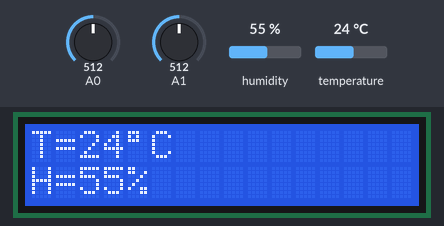
Recording of a sketch running on a simulated Arduino Uno, built with avr-gcc and run on an emulated ATmega328P. Parts: 16×2 character LCD. The inputs (shaded band) are chosen by the test bench; at power-on: humidity 55 %, A0 = 512, temperature 24 °C, A1 = 512. The modem accepts every AT command (registered, SIM ready, sends succeed) and sends nothing else; what the sketch prints to the serial monitor is not drawn.

Above: at 4.8 s.
4.9 s: humidity set to 22 %
At 21.5 s:
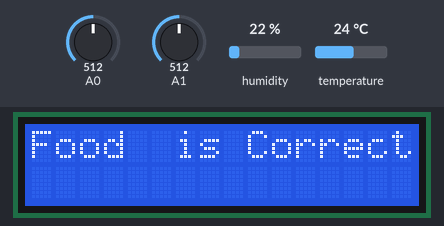
23.2 s: A0 set to 716
At 36.9 s:
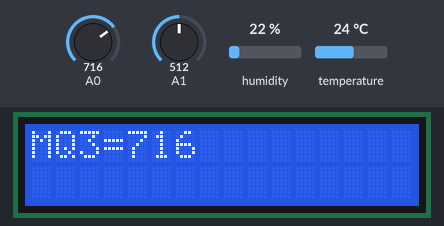
37.2 s: temperature set to 12 °C
At 48.1 s:
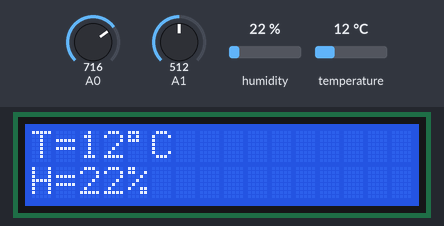
51.2 s: humidity set to 40 %
At 62.8 s:
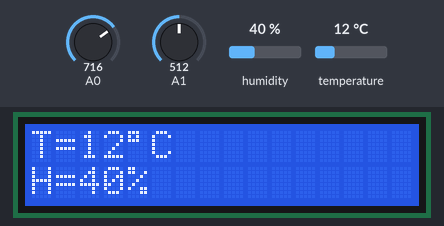
65.2 s: temperature set to 19 °C
At 77.7 s:
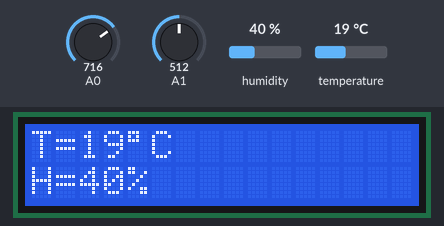
Timing chart, 0 to 79.2 s (numbered marks = the images above; inputs shaded):
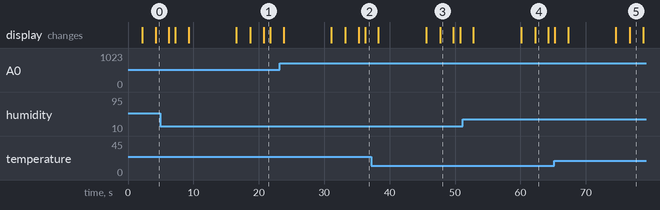

The sketch:

sketch_may12a.ino
```cpp
//arduino
#include <SoftwareSerial.h>
#include <ArduinoJson.h>
#include <LiquidCrystal_PCF8574.h>
#include <Wire.h>
SoftwareSerial s(5,6);
SoftwareSerial SIM900(9,10);
#include "DHT.h"
#define DHTPIN 8
#define DHTTYPE DHT11
DHT dht(DHTPIN, DHTTYPE);
LiquidCrystal_PCF8574 lcd(0x27);
int th=38;
int th1=300;

void setup() {
    int error;
  s.begin(115200);
  pinMode(A0,INPUT);
  pinMode(A1,INPUT);
  dht.begin();
  Serial.begin(9600);
  SIM900.begin(19200);

  delay(2000);
  Serial.print("SIM900 ready...");

  // AT command to set SIM900 to SMS mode
  SIM900.print("AT+CMGF=1\r");
  delay(100);

Wire.begin();
  Wire.beginTransmission(0x27);
  error = Wire.endTransmission();
  Serial.print("Error: ");
  Serial.print(error);
  if (error == 0)
  {
    Serial.println(": LCD found.");
  }
  else
  {
    Serial.println(": LCD not found.");
  }
  lcd.begin(16, 2);
  lcd.setBacklight(255);

}

StaticJsonBuffer<1000> jsonBuffer;
JsonObject& root = jsonBuffer.createObject();

void loop() {
  delay(2000);
  float h = dht.readHumidity();
  Serial.println(h);

  // Read temperature as Celsius (the default)
  float t = dht.readTemperature();
  Serial.println(t);


  if (isnan(h) || isnan(t)) {
    Serial.println("nodata");
    lcd.println("Failed to read from DHT sensor!");
   return;
}
  // If the DHT-11 is not connected to correct pin or if it doesnt work no data will be sent
  root["temp"] = t;
  root["hum"] = h;
//  root["hi"] = hic;
  root["gasv"]= analogRead(A0);
  root["ldr"]= analogRead(A1);

  if(s.available()>0)
  {
    Serial.println("available esp8266");
    root.printTo(s);
  }
  dht_print();
  mq3_print();
  sendSms();

}


void dht_print()
{
  lcd.home();
  lcd.clear();
  lcd.print("T=");
  lcd.print(root["temp"]);
  lcd.print((char)223);
  lcd.print("C");
  lcd.setCursor(0, 1);
  lcd.print("H=");
  lcd.print(root["hum"]);
  lcd.print("%");
  delay(2000) ;
   if (root["hum"]>=th)
    {
      lcd.home();
      lcd.clear();
      lcd.setCursor(0,0);
      lcd.println ("Food  is Spoiled");
    }
    else
    {
      lcd.home();
      lcd.clear();
      lcd.setCursor(0,0);
      lcd.println ("Food  is Correct");
    }
    delay(1000);
}

void mq3_print()
{
   lcd.home();lcd.clear();
   lcd.setCursor(0,0);
   lcd.print("MQ3=");
   lcd.print(root["gasv"]);
    delay(2000);
    if(root["gasv"]>th1)
    {
      lcd.home();
      lcd.clear();
      lcd.setCursor(0,0);
      lcd.println ("Food  is Spoiled");
    }
    else
    {
      lcd.home();
      lcd.clear();
      lcd.setCursor(0,0);
      lcd.println ("Food  is Correct");
    }
    delay(1000);
}

void ldr_print()
{
  lcd.home();
  lcd.clear();
  lcd.setCursor(0,0);
  lcd.print("LDR=");
  lcd.print(root["ldr"]);
}

void sendSms()
{
      int f=0;
      String dataMessage;
      if(root["hum"]>th)
        f=1;
      delay(10);
      // REPLACE THE X's WITH THE RECIPIENT'S MOBILE NUMBER
      // USE INTERNATIONAL FORMAT CODE FOR MOBILE NUMBERS
      SIM900.println("AT + CMGS = \"+917892871157\"");
      delay(100);

      // REPLACE WITH YOUR OWN SMS MESSAGE CONTENT
      if(f)
       dataMessage = ("Temperature: " + String(root["temp"]) + "*C " + "\n" + " Humidity: " + String(root["hum"]) + "%" + "\n" + "MQ3 :" + String(root["gasv"]) + "\n" + "LDR :" + String(root["ldr"]) + "\n" + "Food Spoilt.");
      else
       dataMessage = ("Temperature: " + String(root["temp"]) + "*C " + "\n" + " Humidity: " + String(root["hum"]) + "%" + "\n" + "MQ3 :" + String(root["gasv"]) + "\n" + "LDR :" + String(root["ldr"]) + "\n" +"Food OK.");


      // Send the SMS text message
      SIM900.print(dataMessage);
      Serial.println(dataMessage);
      delay(100);
      // End AT command with a ^Z, ASCII code 26
      SIM900.println((char)26);
      delay(1000);
//      SIM900.println();
      Serial.println("Done");
      // Give module time to send SMS
      delay(5000);

  delay(10);
  lcd.home();lcd.clear();
    lcd.setCursor(0,0);
    lcd.println("Message is sent ");
    delay(100);

}
```

Measured:
- what the display in image 1 shows lasts 1.1 s, from 20.7 s to 21.8 s
- what the display in image 3 shows lasts 2.1 s, from 47.7 s to 49.8 s
